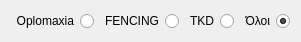
       <widget class="QWidget" name="horizontalLayoutWidget">
        <property name="geometry">
         <rect>
          <x>32</x>
          <y>50</y>
          <width>271</width>
          <height>31</height>
         </rect>
        </property>
        <property name="styleSheet">
         <string>color: &quot;#D9B08C&quot;;</string>
        </property>
        <layout class="QHBoxLayout" name="radio_btns_layout">
         <item>
          <widget class="QRadioButton" name="olpo_rb">
           <property name="sizePolicy">
            <sizepolicy hsizetype="Minimum" vsizetype="Fixed">
             <horstretch>0</horstretch>
             <verstretch>0</verstretch>
            </sizepolicy>
           </property>
           <property name="tabletTracking">
            <bool>false</bool>
           </property>
           <property name="layoutDirection">
            <enum>Qt::RightToLeft</enum>
           </property>
           <property name="text">
            <string notr="true">Oplomaxia</string>
           </property>
          </widget>
         </item>
         <item>
          <widget class="QRadioButton" name="fencing_rb">
           <property name="sizePolicy">
            <sizepolicy hsizetype="Minimum" vsizetype="Fixed">
             <horstretch>0</horstretch>
             <verstretch>0</verstretch>
            </sizepolicy>
           </property>
           <property name="tabletTracking">
            <bool>false</bool>
           </property>
           <property name="layoutDirection">
            <enum>Qt::RightToLeft</enum>
           </property>
           <property name="text">
            <string notr="true">FENCING</string>
           </property>
          </widget>
         </item>
         <item>
          <widget class="QRadioButton" name="tkd_rb">
           <property name="sizePolicy">
            <sizepolicy hsizetype="Minimum" vsizetype="Fixed">
             <horstretch>0</horstretch>
             <verstretch>0</verstretch>
            </sizepolicy>
           </property>
           <property name="tabletTracking">
            <bool>false</bool>
           </property>
           <property name="layoutDirection">
            <enum>Qt::RightToLeft</enum>
           </property>
           <property name="text">
            <string notr="true">TKD</string>
           </property>
          </widget>
         </item>
         <item>
          <widget class="QRadioButton" name="all_rb">
           <property name="sizePolicy">
            <sizepolicy hsizetype="Minimum" vsizetype="Fixed">
             <horstretch>0</horstretch>
             <verstretch>0</verstretch>
            </sizepolicy>
           </property>
           <property name="tabletTracking">
            <bool>false</bool>
           </property>
           <property name="layoutDirection">
            <enum>Qt::RightToLeft</enum>
           </property>
           <property name="text">
            <string notr="true">Όλοι</string>
           </property>
           <property name="checked">
            <bool>true</bool>
           </property>
          </widget>
         </item>
        </layout>
       </widget>
